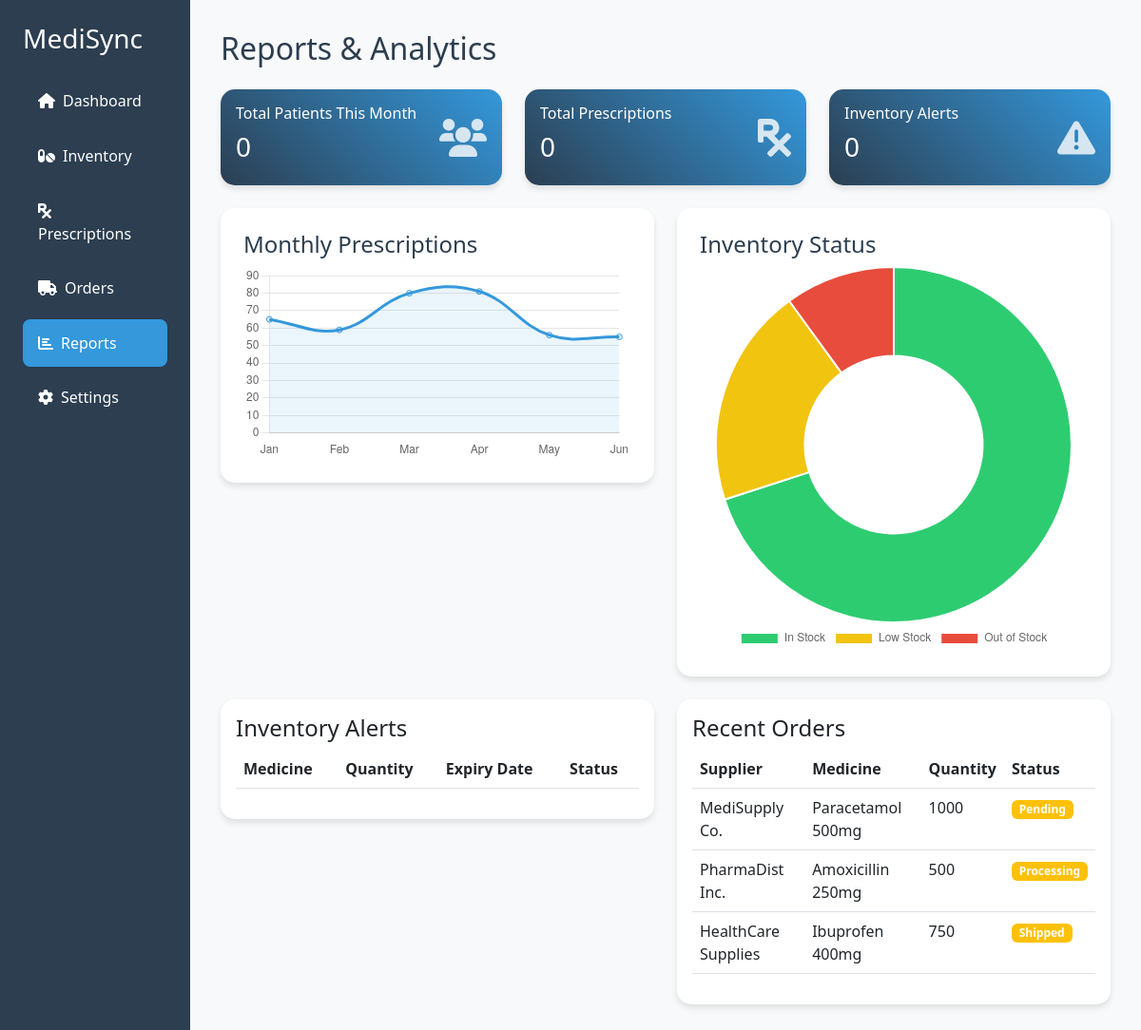
/reports.php (signed in), run on the app's committed database.
### tables this page shows
CREATE TABLE IF NOT EXISTS orders (
    id INT AUTO_INCREMENT PRIMARY KEY,
    supplier_name VARCHAR(100) NOT NULL,
    medicine_name VARCHAR(100) NOT NULL,
    quantity INT NOT NULL,
    order_date DATE NOT NULL,
    expected_delivery_date DATE NOT NULL,
    notes TEXT,
    status ENUM('pending', 'processing', 'shipped', 'delivered', 'cancelled') DEFAULT 'pending',
    created_at TIMESTAMP DEFAULT CURRENT_TIMESTAMP,
    updated_at TIMESTAMP DEFAULT CURRENT_TIMESTAMP ON UPDATE CURRENT_TIMESTAMP,
    FOREIGN KEY (supplier_name) REFERENCES suppliers(name) ON DELETE RESTRICT
);

### reports.php (the view, shortened to what this page needs)
<?php
$servername = "localhost";
$username = "root";
$password = "";
$database = "medlog";
$conn = new mysqli($servername, $username, $password, $database);
$currentMonth = date('Y-m');
$query = "SELECT
    COUNT(DISTINCT patient_name) as total_patients,
    COUNT(*) as total_prescriptions
    FROM prescriptions
    WHERE DATE_FORMAT(created_at, '%Y-%m') = ?";
$stmt = $conn->prepare($query);
$stmt->bind_param("s", $currentMonth);
$stmt->execute();
$monthlyStats = $stmt->get_result()->fetch_assoc();
$query = "SELECT * FROM inventory WHERE quantity <= 10 OR expiry_date <= DATE_ADD(CURRENT_DATE, INTERVAL 30 DAY)";
$result = $conn->query($query);
$inventoryAlerts = $result->fetch_all(MYSQLI_ASSOC);
$query = "SELECT * FROM orders ORDER BY order_date DESC LIMIT 5";
$result = $conn->query($query);
$recentOrders = $result->fetch_all(MYSQLI_ASSOC);
?>
<!DOCTYPE html>
<html lang="en">
<head>
    <link href="https://cdn.jsdelivr.net/npm/bootstrap@5.3.0/dist/css/bootstrap.min.css" rel="stylesheet">
    <link href="https://cdnjs.cloudflare.com/ajax/libs/font-awesome/6.0.0/css/all.min.css" rel="stylesheet">
</head>
<body>
    <div class="container-fluid">
        <div class="row">
            <div class="col-md-3 col-lg-2 sidebar">
                <h3 class="text-white mb-4">MediSync</h3>
                <nav class="nav flex-column">
                    <a class="nav-link" href="dashboard.php"><i class="fas fa-home me-2"></i>Dashboard</a>
                    <a class="nav-link" href="inventory.php"><i class="fas fa-pills me-2"></i>Inventory</a>
                    <a class="nav-link" href="prescriptions.php"><i class="fas fa-prescription me-2"></i>Prescriptions</a>
                    <a class="nav-link" href="orders.php"><i class="fas fa-truck me-2"></i>Orders</a>
                    <a class="nav-link active" href="reports.php"><i class="fas fa-chart-bar me-2"></i>Reports</a>
                    <a class="nav-link" href="settings.php"><i class="fas fa-cog me-2"></i>Settings</a>
                </nav>
            </div>
            <div class="col-md-9 col-lg-10 main-content">
                <h2 class="mb-4">Reports & Analytics</h2>
                <div class="row mb-4">
                    <div class="col-md-4">
                        <div class="card stat-card">
                            <div class="card-body">
                                <div class="d-flex justify-content-between align-items-center">
                                    <div>
                                        <h6 class="card-title">Total Patients This Month</h6>
                                        <h3><?= $monthlyStats['total_patients'] ?></h3>
                                    </div>
                                    <i class="fas fa-users icon"></i>
                                </div>
                            </div>
                        </div>
                    </div>
                    <div class="col-md-4">
                        <div class="card stat-card">
                            <div class="card-body">
                                <div class="d-flex justify-content-between align-items-center">
                                    <div>
                                        <h6 class="card-title">Total Prescriptions</h6>
                                        <h3><?= $monthlyStats['total_prescriptions'] ?></h3>
                                    </div>
                                    <i class="fas fa-prescription icon"></i>
                                </div>
                            </div>
                        </div>
                    </div>
                    <div class="col-md-4">
                        <div class="card stat-card">
                            <div class="card-body">
                                <div class="d-flex justify-content-between align-items-center">
                                    <div>
                                        <h6 class="card-title">Inventory Alerts</h6>
                                        <h3><?= count($inventoryAlerts) ?></h3>
                                    </div>
                                    <i class="fas fa-exclamation-triangle icon"></i>
                                </div>
                            </div>
                        </div>
                    </div>
                </div>
                <div class="row mb-4">
                    <div class="col-md-6">
                        <div class="chart-container">
                            <h4>Monthly Prescriptions</h4>
                            <canvas id="prescriptionsChart"></canvas>
                        </div>
                    </div>
                    <div class="col-md-6">
                        <div class="chart-container">
                            <h4>Inventory Status</h4>
                            <canvas id="inventoryChart"></canvas>
                        </div>
                    </div>
                </div>
                <div class="row">
                    <div class="col-md-6">
                        <div class="card">
                            <div class="card-body">
                                <h4>Inventory Alerts</h4>
                                <div class="table-responsive">
                                    <table class="table">
                                        <thead>
                                            <tr>
                                                <th>Medicine</th>
                                                <th>Quantity</th>
                                                <th>Expiry Date</th>
                                                <th>Status</th>
                                            </tr>
                                        </thead>
                                    </table>
                                </div>
                            </div>
                        </div>
                    </div>
                    <div class="col-md-6">
                        <div class="card">
                            <div class="card-body">
                                <h4>Recent Orders</h4>
                                <div class="table-responsive">
                                    <table class="table">
                                        <thead>
                                            <tr>
                                                <th>Supplier</th>
                                                <th>Medicine</th>
                                                <th>Quantity</th>
                                                <th>Status</th>
                                            </tr>
                                        </thead>
                                        <tbody>
                                            <?php foreach ($recentOrders as $order): ?>
                                            <tr>
                                                <td><?= htmlspecialchars($order['supplier_name']) ?></td>
                                                <td><?= htmlspecialchars($order['medicine_name']) ?></td>
                                                <td><?= $order['quantity'] ?></td>
                                                <td>
                                                    <span class="badge bg-<?= $order['status'] === 'delivered' ? 'success' : 'warning' ?>">
                                                        <?= ucfirst($order['status']) ?>
                                                    </span>
                                                </td>
                                            </tr>
                                            <?php endforeach; ?>
                                        </tbody>
                                    </table>
                                </div>
                            </div>
                        </div>
                    </div>
                </div>
            </div>
        </div>
    </div>
    <script>
        // Monthly Prescriptions Chart
        const prescriptionsCtx = document.getElementById('prescriptionsChart').getContext('2d');
        new Chart(prescriptionsCtx, {
            type: 'line',
            data: {
                labels: ['Jan', 'Feb', 'Mar', 'Apr', 'May', 'Jun'],
                datasets: [{
                    label: 'Prescriptions',
                    data: [65, 59, 80, 81, 56, 55],
                    borderColor: '#3498db',
                    tension: 0.4,
                    fill: true,
                    backgroundColor: 'rgba(52, 152, 219, 0.1)'
                }]
            },
            options: {
                responsive: true,
                plugins: {
                    legend: {
                        display: false
                    }
                },
                scales: {
                    y: {
                        beginAtZero: true,
                        grid: {
                            display: true,
                            color: 'rgba(0, 0, 0, 0.1)'
                        }
                    },
                    x: {
                        grid: {
                            display: false
                        }
                    }
                }
            }
        });
        // Inventory Status Chart
        const inventoryCtx = document.getElementById('inventoryChart').getContext('2d');
        new Chart(inventoryCtx, {
            type: 'doughnut',
            data: {
                labels: ['In Stock', 'Low Stock', 'Out of Stock'],
                datasets: [{
                    data: [70, 20, 10],
                    backgroundColor: [
                        '#2ecc71',
                        '#f1c40f',
                        '#e74c3c'
                    ]
                }]
            },
            options: {
                responsive: true,
                plugins: {
                    legend: {
                        position: 'bottom'
                    }
                }
            }
        });
    </script>
</body>
</html>

### reports.php (style rules this page uses)
:root { --primary-color: #2c3e50; --secondary-color: #3498db; --accent-color: #e74c3c; --background-color: #f8f9fa; --text-color: #2c3e50; }
body { font-family: 'Segoe UI', Tahoma, Geneva, Verdana, sans-serif; background: var(--background-color); color: var(--text-color); }
.sidebar { background: var(--primary-color); min-height: 100vh; padding: 1.5rem; transition: all 0.3s ease; }
.sidebar .nav-link { color: #fff; padding: 0.8rem 1rem; border-radius: 8px; margin-bottom: 0.5rem; transition: all 0.3s ease; }
.sidebar .nav-link.active { background: var(--secondary-color); }
.main-content { padding: 2rem; }
.card { border: none; border-radius: 15px; box-shadow: 0 4px 6px rgba(0, 0, 0, 0.1); transition: transform 0.3s ease; }
.stat-card { background: linear-gradient(45deg, var(--primary-color), var(--secondary-color)); color: white; }
.stat-card .icon { font-size: 2.5rem; opacity: 0.8; }
.chart-container { background: white; border-radius: 15px; padding: 1.5rem; box-shadow: 0 4px 6px rgba(0, 0, 0, 0.1); }

### data on the page
orders: supplier_name "MediSupply Co.", medicine_name "Paracetamol 500mg", quantity "1000", status "Pending"
orders: supplier_name "PharmaDist Inc.", medicine_name "Amoxicillin 250mg", quantity "500", status "Processing"
orders: supplier_name "HealthCare Supplies", medicine_name "Ibuprofen 400mg", quantity "750", status "Shipped"

### other printed values
$monthlyStats['total_patients'] "0"
$monthlyStats['total_prescriptions'] "0"
count($inventoryAlerts) "0"
